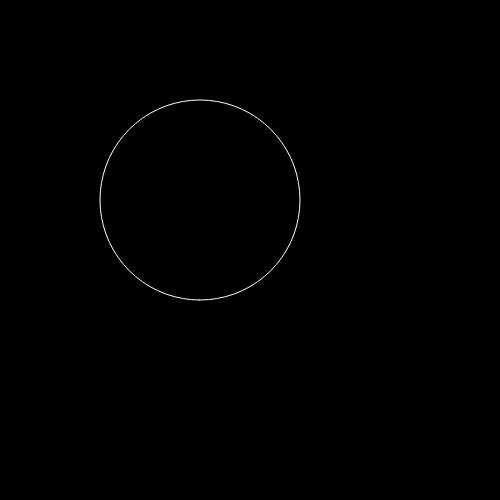
Frame 1 (no input)
Frame 60 (no input): identical to frame 1, image omitted
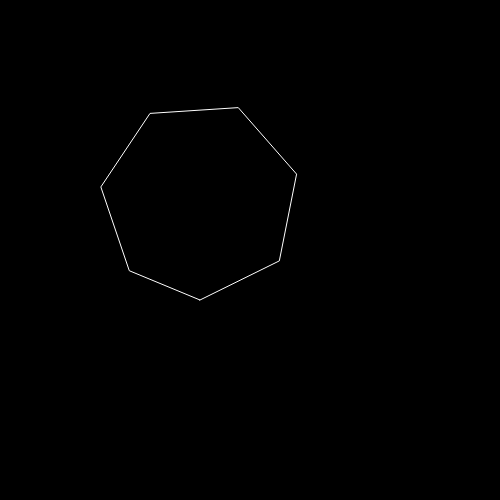
Frame 120 (the mouse pressed at the canvas centre since frame 60)

The p5.js sketch that drew these frames (run headless with seeded random() and noise() and a simulated clock; from frame 60 on, the mouse is pressed at the canvas centre):

// p5.js sketch
// ── sketch.js
function setup() {
	createCanvas(500, 500);
	angleMode(DEGREES);
}

function draw() {
	background(0);
	stroke(255);
	noFill();

	beginShape();
	
	let spacing = map(mouseX, 0, width, 5, 100);
	for (let a = 0; a < 360; a += spacing) {
		let x = 100 * sin(a) + 200;	
		let y = 100 * cos(a) + 200;
		vertex(x,y);
	}	
	endShape(CLOSE);	

	// strokeWeight(5);
	// point(mouseX,mouseY);
	// point(100,200);
	// point(200, 50);
	// point(300, 200);
	// strokeWeight(1);

	// beginShape();
	// curveVertex(mouseX,mouseY);
	// curveVertex(100,200);
	// curveVertex(200, 50);
	// curveVertex(300, 200);


	// endShape(CLOSE);
}
